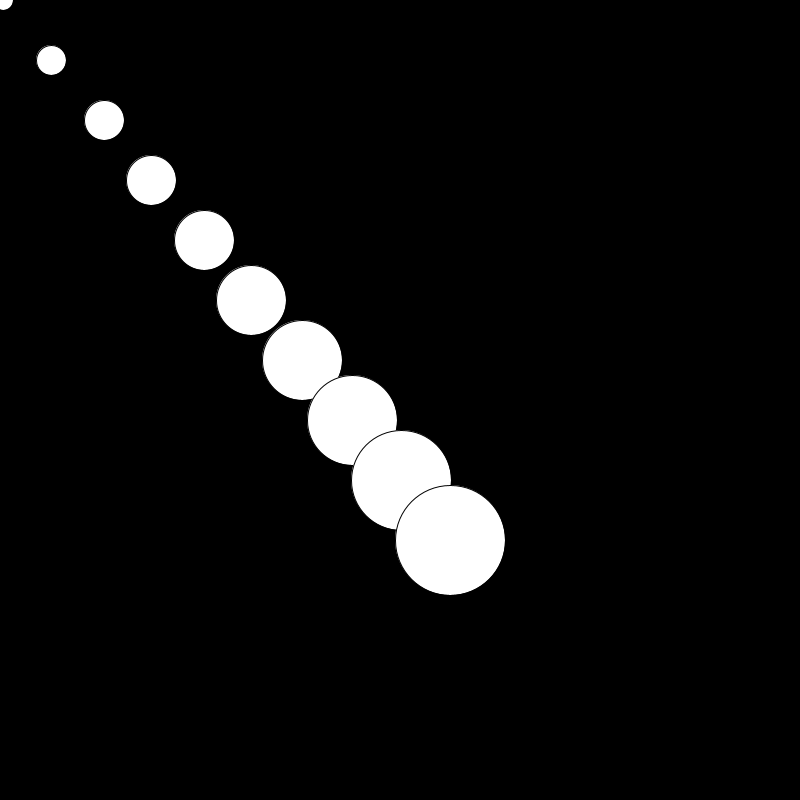
Frame 1 (no input)
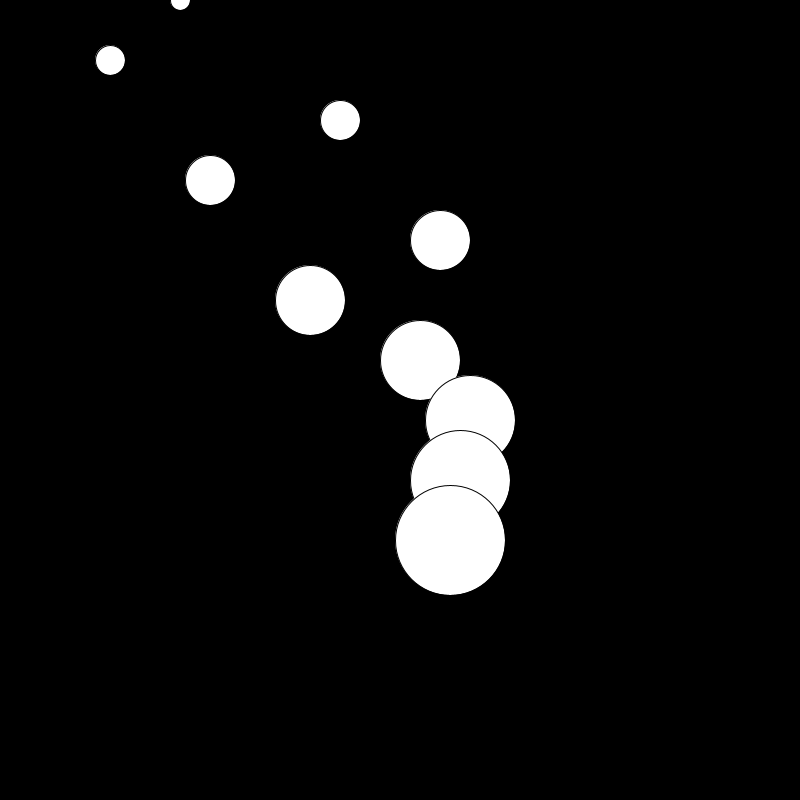
Frame 60 (the mouse pressed at the canvas centre just before this capture)
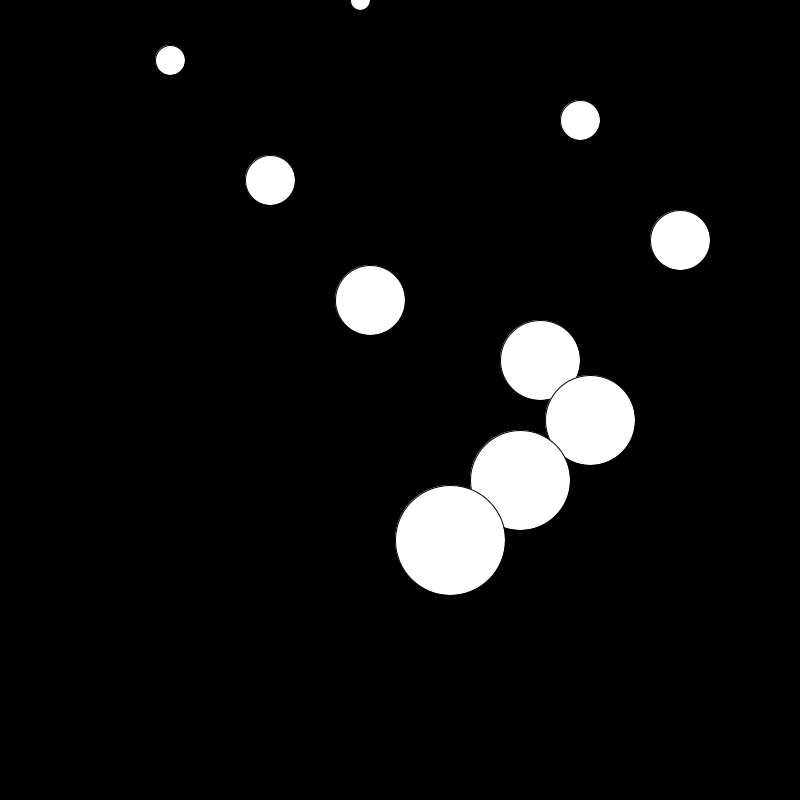
Frame 120 (the mouse held since frame 60 and released just before this capture)

The Processing sketch that drew these frames (run headless with seeded random() and noise(); from frame 60 on, the mouse is pressed at the canvas centre):

// Processing sketch: bit2atom_180626a
// ── bit2atom_180626a.pde
Ball[] myBall = new Ball[10];

void setup() {
  size(800, 800);
  for (int i = 0; i < 10; i ++) {
    myBall[i] = new Ball(50*i, 60*i, 10+5*i, random(5));
  }
  //myBall = new Ball();
}

void draw() {
  background(0);
  for (int i = 0; i < 10; i ++) {
    myBall[i].move();
    myBall[i].collision();
    myBall[i].display();
  }
}

// ── Ball.pde
class Ball{
  int ellipseX = 0;
  int ellipseY = 0;
  float ellipseR = 25;
  float v = 0;
  
  Ball(int elliX, int elliY, float elliR, float v_){
    ellipseX = elliX;
    ellipseY = elliY;
    ellipseR = elliR;
    v = v_;
  }
  
  void move(){
    ellipseX += v;
  }
  
  void display(){
    ellipse(ellipseX, ellipseY, ellipseR*2, ellipseR*2);
  }
  
  void collision(){
    if(ellipseX > width){
      ellipseX = width;
      v = v*-1;
    }
    if(ellipseX < 0){
      ellipseX = 0;
      v = v*-1;
    }
  }
}
